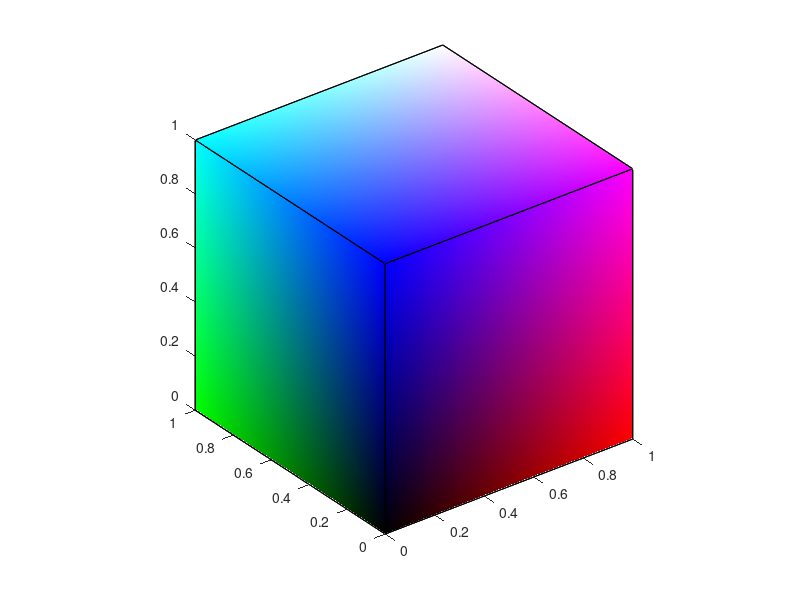

Write the MATLAB code that produced this figure.
vertex_matrix = [[0 0 0]; [0 1 0]; [0 1 1]; [0 0 1]; [1 0 0]; [1 1 0]; [1 1 1]; [1 0 1]];

faces_matrix = [[1 2 3 4]; [4 3 7 8];[7 8 5 6]; [1 5 6 2]; [3 7 6 2]; [1 4 8 5]];

color_matrix = vertex_matrix * 255;

patch('Vertices',vertex_matrix,'Faces',faces_matrix,...
    'FaceVertexCData',color_matrix,'FaceColor','interp');

view(3); axis square